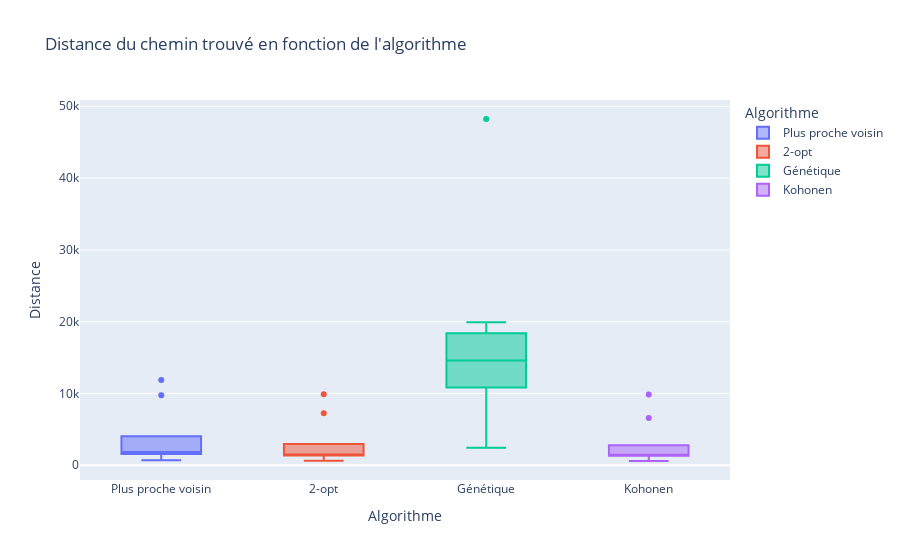
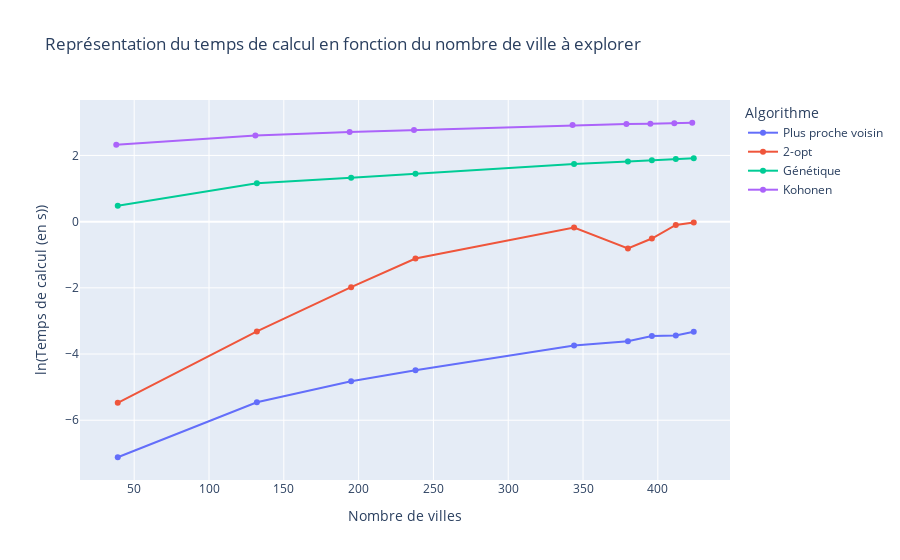

Notebook cell for these charts, in order:
### Code cell
# Création des visuels d'analyse des algorithmes
representation_resultats('resultats/csv/test_global_algos.csv').show()
representation_temps_calcul('resultats/csv/test_global_algos.csv').show()

### Figure 1 — Plotly figure (JSON) as saved in the notebook; plotly's stock layout.template omitted (floating-point values rounded to 4 significant figures)
{"data": [{"alignmentgroup": "True", "hovertemplate": "Algorithme=%{x}<br>Distance=%{y}<extra></extra>", "legendgroup": "Plus proche voisin", "marker": {"color": "#636efa"}, "name": "Plus proche voisin", "notched": false, "offsetgroup": "Plus proche voisin", "orientation": "v", "showlegend": true, "type": "box", "x": ["Plus proche voisin", "Plus proche voisin", "Plus proche voisin", "Plus proche voisin", "Plus proche voisin", "Plus proche voisin", "Plus proche voisin", "Plus proche voisin", "Plus proche voisin"], "x0": " ", "xaxis": "x", "y": [9749.0, 709.5, 11890.0, 1327.0, 2135.0, 1663.0, 1689.0, 1838.0, 1910.0], "y0": " ", "yaxis": "y"}, {"alignmentgroup": "True", "hovertemplate": "Algorithme=%{x}<br>Distance=%{y}<extra></extra>", "legendgroup": "2-opt", "marker": {"color": "#EF553B"}, "name": "2-opt", "notched": false, "offsetgroup": "2-opt", "orientation": "v", "showlegend": true, "type": "box", "x": ["2-opt", "2-opt", "2-opt", "2-opt", "2-opt", "2-opt", "2-opt", "2-opt", "2-opt"], "x0": " ", "xaxis": "x", "y": [7245.0, 626.2, 9889.0, 1152.0, 1449.0, 1442.0, 1420.0, 1515.0, 1523.0], "y0": " ", "yaxis": "y"}, {"alignmentgroup": "True", "hovertemplate": "Algorithme=%{x}<br>Distance=%{y}<extra></extra>", "legendgroup": "Génétique", "marker": {"color": "#00cc96"}, "name": "Génétique", "notched": false, "offsetgroup": "Génétique", "orientation": "v", "showlegend": true, "type": "box", "x": ["Génétique", "Génétique", "Génétique", "Génétique", "Génétique", "Génétique", "Génétique", "Génétique", "Génétique"], "x0": " ", "xaxis": "x", "y": [12060.0, 2452.0, 48230.0, 7197.0, 17880.0, 19940.0, 12770.0, 14600.0, 14860.0], "y0": " ", "yaxis": "y"}, {"alignmentgroup": "True", "hovertemplate": "Algorithme=%{x}<br>Distance=%{y}<extra></extra>", "legendgroup": "Kohonen", "marker": {"color": "#ab63fa"}, "name": "Kohonen", "notched": false, "offsetgroup": "Kohonen", "orientation": "v", "showlegend": true, "type": "box", "x": ["Kohonen", "Kohonen", "Kohonen", "Kohonen", "Kohonen", "Kohonen", "Kohonen", "Kohonen", "Kohonen"], "x0": " ", "xaxis": "x", "y": [6570.0, 597.7, 9868.0, 1068.0, 1435.0, 1405.0, 1399.0, 1455.0, 1524.0], "y0": " ", "yaxis": "y"}], "layout": {"boxmode": "overlay", "legend": {"title": {"text": "Algorithme"}, "tracegroupgap": 0}, "title": {"text": "Distance du chemin trouvé en fonction de l'algorithme"}, "xaxis": {"anchor": "y", "categoryarray": ["Plus proche voisin", "2-opt", "Génétique", "Kohonen"], "categoryorder": "array", "domain": [0, 1], "title": {"text": "Algorithme"}}, "yaxis": {"anchor": "x", "domain": [0, 1], "title": {"text": "Distance"}}}}

### Figure 2 — Plotly figure (JSON) as saved in the notebook; plotly's stock layout.template omitted (floating-point values rounded to 4 significant figures)
{"data": [{"hovertemplate": "Algorithme=Plus proche voisin<br>Nombre de villes=%{x}<br>ln(Temps de calcul (en s))=%{y}<extra></extra>", "legendgroup": "Plus proche voisin", "line": {"color": "#636efa", "dash": "solid"}, "marker": {"symbol": "circle"}, "mode": "markers+lines", "name": "Plus proche voisin", "orientation": "v", "showlegend": true, "type": "scatter", "x": [39, 132, 195, 238, 344, 380, 396, 412, 424], "xaxis": "x", "y": [-7.119, -5.459, -4.824, -4.488, -3.744, -3.611, -3.458, -3.441, -3.327], "yaxis": "y"}, {"hovertemplate": "Algorithme=2-opt<br>Nombre de villes=%{x}<br>ln(Temps de calcul (en s))=%{y}<extra></extra>", "legendgroup": "2-opt", "line": {"color": "#EF553B", "dash": "solid"}, "marker": {"symbol": "circle"}, "mode": "markers+lines", "name": "2-opt", "orientation": "v", "showlegend": true, "type": "scatter", "x": [39, 132, 195, 238, 344, 380, 396, 412, 424], "xaxis": "x", "y": [-5.474, -3.317, -1.981, -1.114, -0.1787, -0.8127, -0.5095, -0.1013, -0.02783], "yaxis": "y"}, {"hovertemplate": "Algorithme=Génétique<br>Nombre de villes=%{x}<br>ln(Temps de calcul (en s))=%{y}<extra></extra>", "legendgroup": "Génétique", "line": {"color": "#00cc96", "dash": "solid"}, "marker": {"symbol": "circle"}, "mode": "markers+lines", "name": "Génétique", "orientation": "v", "showlegend": true, "type": "scatter", "x": [39, 132, 195, 238, 344, 380, 396, 412, 424], "xaxis": "x", "y": [0.4805, 1.162, 1.325, 1.449, 1.744, 1.818, 1.857, 1.893, 1.917], "yaxis": "y"}, {"hovertemplate": "Algorithme=Kohonen<br>Nombre de villes=%{x}<br>ln(Temps de calcul (en s))=%{y}<extra></extra>", "legendgroup": "Kohonen", "line": {"color": "#ab63fa", "dash": "solid"}, "marker": {"symbol": "circle"}, "mode": "markers+lines", "name": "Kohonen", "orientation": "v", "showlegend": true, "type": "scatter", "x": [38, 131, 194, 237, 343, 379, 395, 411, 423], "xaxis": "x", "y": [2.323, 2.604, 2.707, 2.766, 2.919, 2.947, 2.956, 2.974, 2.988], "yaxis": "y"}], "layout": {"legend": {"title": {"text": "Algorithme"}, "tracegroupgap": 0}, "title": {"text": "Représentation du temps de calcul en fonction du nombre de ville à explorer"}, "xaxis": {"anchor": "y", "domain": [0, 1], "title": {"text": "Nombre de villes"}}, "yaxis": {"anchor": "x", "domain": [0, 1], "title": {"text": "ln(Temps de calcul (en s))"}}}}
